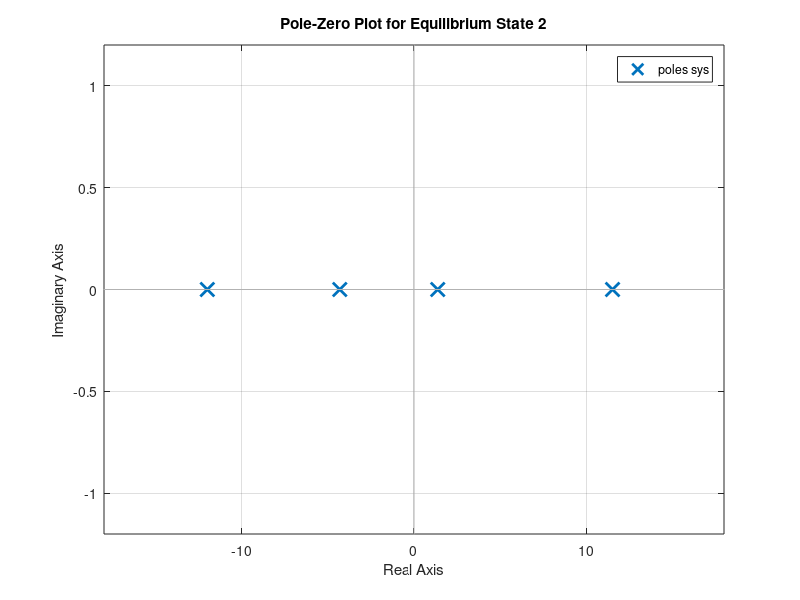
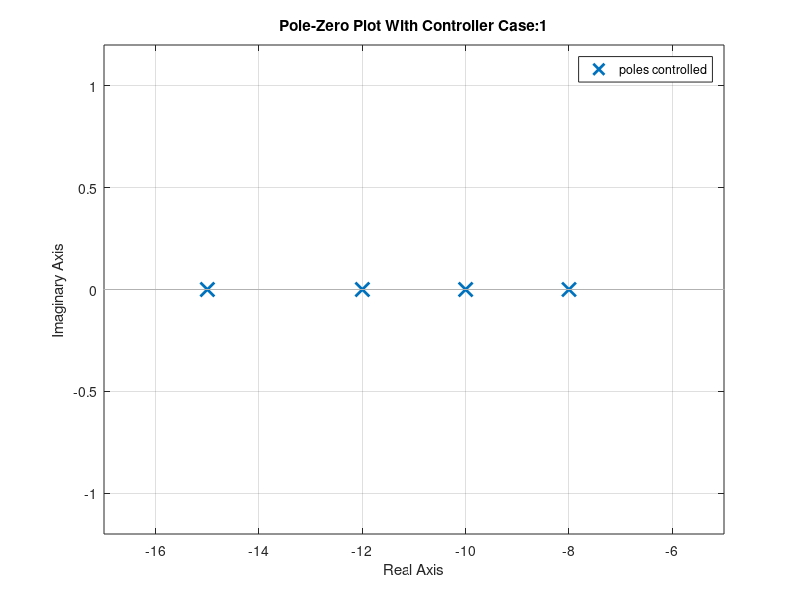

These charts were generated, in order, by the following MATLAB code:
Parameters = [11.9253 0.4203 0.1455 7.2462 1.8150 35.1492 0.0089]'; % identification from phase 2 see "Identified System Parameters.txt"
% Case 1: Angle 1 = pi/2, Angle 2 = 0
q10 = pi/2;
q20 = 0; %Change to pi for Case 2
g = 9.81;

X0 = [q10-0.1, q20+.2 , 0 ,0]';
Kbar = [-(Parameters(4)*g*sin(q10))-sin(q10+q20)*Parameters(5)*g -sin(q10+q20)*Parameters(5)*g;-sin(q10+q20)*Parameters(5)*g -sin(q10+q20)*Parameters(5)*g];
Mbar = [Parameters(1)+2*Parameters(2)*cos(q20) Parameters(3)+Parameters(2)*cos(q20);Parameters(3)+Parameters(2)*cos(q20) Parameters(3)];
Fbar = [Parameters(6) 0;0 Parameters(7)];

A = [zeros(2,2) eye(2);-Mbar\Kbar -Mbar\Fbar];
B = [zeros(2,2);inv(Mbar)]*[1;0];
C = [1 0 0 0;0 1 0 0];
D = 0;

sys = ss(A,B,C,D);
figure;
pzmap(sys);
title('Pole-Zero Plot for Equilibrium State 2');

% Controller Design
Pd = [-15 -12 -10 -8]; 
K = place(A,B,Pd);

Pc = ctrb(A,B);
rc = rank(Pc);

controlled = ss(A-B*K,[0 0 0 0]',C,0);
figure;
pzmap(controlled);
title('Pole-Zero Plot With Controller Case:1');
%% Observability and Estimator Gain Design
Po=obsv(A,C)
rank(Po)
po=10*Pd; % ten times the gain of the controller
L = transpose(place(A', C',po))






